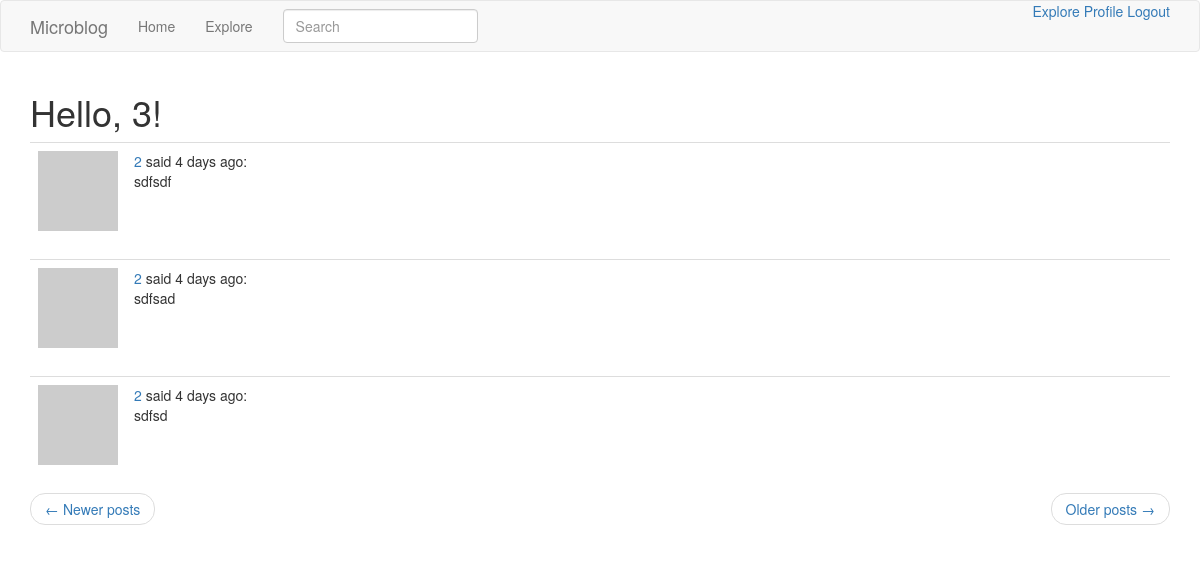
/explore?page=3 (signed in), run on the app's committed database.
### app/models.py (models this page shows, shortened)
class User(UserMixin, db.Model):
    id = db.Column(db.Integer, primary_key=True)
    username = db.Column(db.String(64), index=True, unique=True)
    email = db.Column(db.String(120), index=True, unique=True)
    password_hash = db.Column(db.String(128))
    about_me = db.Column(db.String(140))
    last_seen = db.Column(db.DateTime, default=datetime.utcnow)
    posts = db.relationship('Post', backref='author', lazy='dynamic')
    followed = db.relationship(
        'User', secondary=followers,
        primaryjoin=(followers.c.follower_id == id),
        secondaryjoin=(followers.c.followed_id == id),
        backref=db.backref('followers', lazy='dynamic'), lazy='dynamic')
    def avatar(self, size):
        digest = md5(self.email.lower().encode('utf-8')).hexdigest()
        return 'https://www.gravatar.com/avatar/{}?d=identicon&s={}'.format(digest, size)

class SearchableMixin(object):
    @classmethod
    def before_commit(cls, session):
        session._changes = {
            'add': list(session.new),
            'update': list(session.dirty),
            'delete': list(session.deleted)
        }
    @classmethod
    def after_commit(cls, session):
        for obj in session._changes['add']:
            if isinstance(obj, SearchableMixin):
                add_to_index(obj.__tablename__, obj)
        for obj in session._changes['update']:
            if isinstance(obj, SearchableMixin):
                add_to_index(obj.__tablename__, obj)
        for obj in session._changes['delete']:
            if isinstance(obj, SearchableMixin):
                remove_from_index(obj.__tablename__, obj)
        session._changes = None

class Post(SearchableMixin, db.Model):
    __searchable__ = ['body']
    id = db.Column(db.Integer, primary_key=True)
    body = db.Column(db.String(140))
    timestamp = db.Column(db.DateTime, index=True, default=datetime.utcnow)
    language = db.Column(db.String(5))
    user_id = db.Column(db.Integer, db.ForeignKey('user.id'))

### app/main/routes.py (the view)
@bp.route('/explore')
@login_required
def explore():
    page = request.args.get('page', 1, type=int)
    posts = Post.query.order_by(Post.timestamp.desc()).paginate(
        page, current_app.config['POSTS_PER_PAGE'], False)
    next_url = url_for('main.explore', page=posts.next_num) \
        if posts.has_next else None
    prev_url = url_for('main.explore', page=posts.prev_num) \
        if posts.has_prev else None
    return render_template('index.html', title=_('Explore'),
                           posts=posts.items, next_url=next_url,
                           prev_url=prev_url)

### app/main/forms.py
class SearchForm(FlaskForm):
    q = StringField('Search', validators=[DataRequired()])
    def __init__(self, *args, **kwargs):
        if 'formdata' not in kwargs:
            kwargs['formdata'] = request.args
        if 'csrf_enabled' not in kwargs:
            kwargs['csrf_enabled'] = False
        super(SearchForm, self).__init__(*args, **kwargs)

### app/main/routes.py (called while the page is built)
@bp.before_app_request
def before_request():
    if current_user.is_authenticated:
        current_user.last_seen = datetime.utcnow()
        db.session.commit()
        g.search_form = SearchForm()
    g.locale = str(get_locale())

### app/models.py (called while the page is built)
@login.user_loader
def load_user(id):
    return User.query.get(int(id))

### app/templates/index.html (shortened to what this page needs)
{% extends "base.html" %}
{% block app_content %}
		<h1>Hello, {{ current_user.username }}!</h1>
		{% for post in posts %}
		{% include '_post.html' %}
		{% endfor %}
		<nav aria-label="...">
        <ul class="pager">
            <li class="previous{% if not prev_url %} disabled{% endif %}">
                <a href="{{ prev_url or '#' }}">
                    <span aria-hidden="true">&larr;</span> Newer posts
                </a>
            </li>
            <li class="next{% if not next_url %} disabled{% endif %}">
                <a href="{{ next_url or '#' }}">
                    Older posts <span aria-hidden="true">&rarr;</span>
                </a>
            </li>
        </ul>
    </nav>
{% endblock %}

### app/templates/_post.html (shortened to what this page needs)
<table class="table table-hover">
		<tr valign="top">
				<td width="70px">
					<a href="{{ url_for('main.user', username=post.author.username) }}">
							<img src="{{ post.author.avatar(70) }}" />
					</a>
				</td>
				<td>
					<a href="{{ url_for('main.user', username=post.author.username) }}">{{ post.author.username }}</a>
					said {{ moment(post.timestamp).fromNow() }}:
					<br><span id="post{{ post.id }}">{{ post.body }}</span>
				</td>
		</tr>
</table>

### data on the page
User: username "3"
Post: author.username "2", timestamp "4 days ago", body "sdfsdf"
Post: author.username "2", timestamp "4 days ago", body "sdfsad"
Post: author.username "2", timestamp "4 days ago", body "sdfsd"
